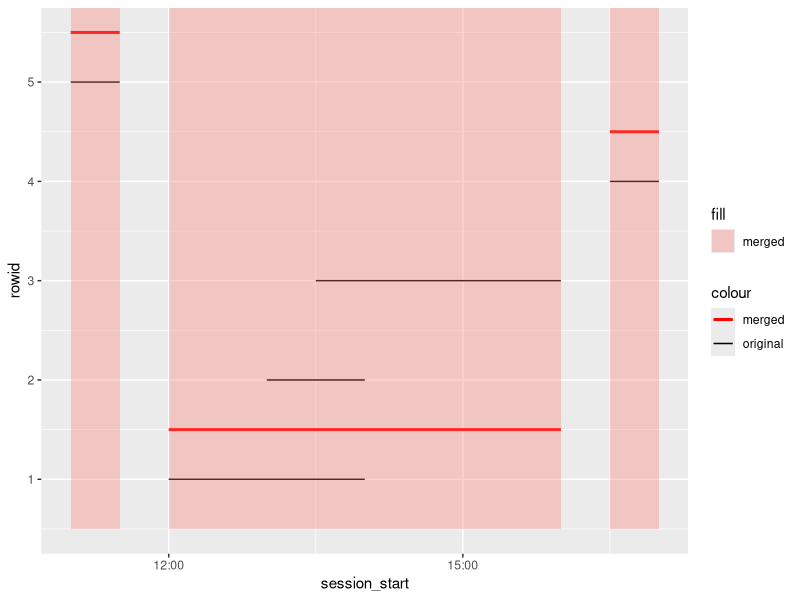

Generate this figure with R: (Note: this script raises an error after producing the figure.)
## ---- chunk 1
library(knitr)
library(tidyverse)
library(here)
## ---- chunk 2

#' Check if int1 and int2 intersect
#' if they intersect:
#'      - set int1 to union of int1 & int2
#'      - set int2 to NA
#' if not intersect:
#'      - return original intervals
#' 
#' @return vector of int1, int2
merge_interval <- function(int2, int1) {
    if(!is.na(intersect(int1, int2))) {
        int1 <- union(int1, int2)
        int2 <- as.interval(NA)
        out <- c(int1, int2)
    } else {
        out <- c(int1, int2)
    }

    out
}

# Merge all overlapping intervals in df
merge_intervals_df <- function(data) {
    data$interval2 <- data$interval
    for(i in 1:nrow(data)) {
        int1 <- data$interval2[i]
        if(is.na(int1)) next
        if(i < nrow(data)) {
            for(j in (i + 1):nrow(data)) {
                cat("i: ", i, ", j: ", j, "\n")
                int2 <- data$interval2[j]
                merged <- merge_interval(int2, int1)
                int1 <- merged[1]
                data$interval2[i] <- int1
                data$interval2[j] <- merged[2]
        }
        }
    }
    data
}

## ---- chunk 3
tmp <- data.frame(
    interval = c(
        interval(
            as_datetime("2011-12-31 12:00:00"), 
            as_datetime("2011-12-31 14:00:00")
            ), 
        interval(
            as_datetime("2011-12-31 13:00:00"), 
            as_datetime("2011-12-31 14:00:00")
        ),
        interval(
            as_datetime("2011-12-31 13:30:00"), 
            as_datetime("2011-12-31 16:00:00")
        ),
        interval(
            as_datetime("2011-12-31 16:30:00"), 
            as_datetime("2011-12-31 17:00:00")
        ),
        interval(
            as_datetime("2011-12-31 11:00:00"), 
            as_datetime("2011-12-31 11:30:00")
        )
    )
) %>% mutate(
    session_start = int_start(interval),
    session_end = int_end(interval)
    )
## ---- chunk 4
tmp <- merge_intervals_df(tmp)
## ---- chunk 5
plot_compare <- function(data) {
    data <- data %>% mutate(
        session_start2 = int_start(interval2),
        session_end2 = int_end(interval2)
        )

    data %>% 
    rowid_to_column() %>% 
    ggplot(aes(session_start, rowid)) +
    geom_segment(
        aes(
            xend = session_end, 
            yend = rowid,
            color = "original"
            )
        ) +
    geom_segment(
        aes(
            x = session_start2, 
            xend = session_end2, 
            yend = rowid,
            color = "merged"
            ), 
            size = 1,
            position = position_nudge(y = 0.5)
        ) +
    geom_rect(
        aes(
            xmin = session_start2, 
            xmax = session_end2, 
            ymin = 0,
            ymax = Inf,
            fill = "merged",
        ),
        alpha = 0.33,
        position = position_nudge(y = 0.5)
    ) +
    scale_color_manual(values = c("red", "black"))
}
plot_compare(tmp)
## ---- chunk 6
d_t <- read_rds(here("Data/overlap_example.Rds"))
## ---- chunk 7
tmp <- d_t %>% 
  arrange(session_start, session_end) %>% 
  filter(pid == "de9b7f238ba168b0", session_start < "2021-07-5") 

tmp <- merge_intervals_df(tmp)
plot_compare(tmp)
